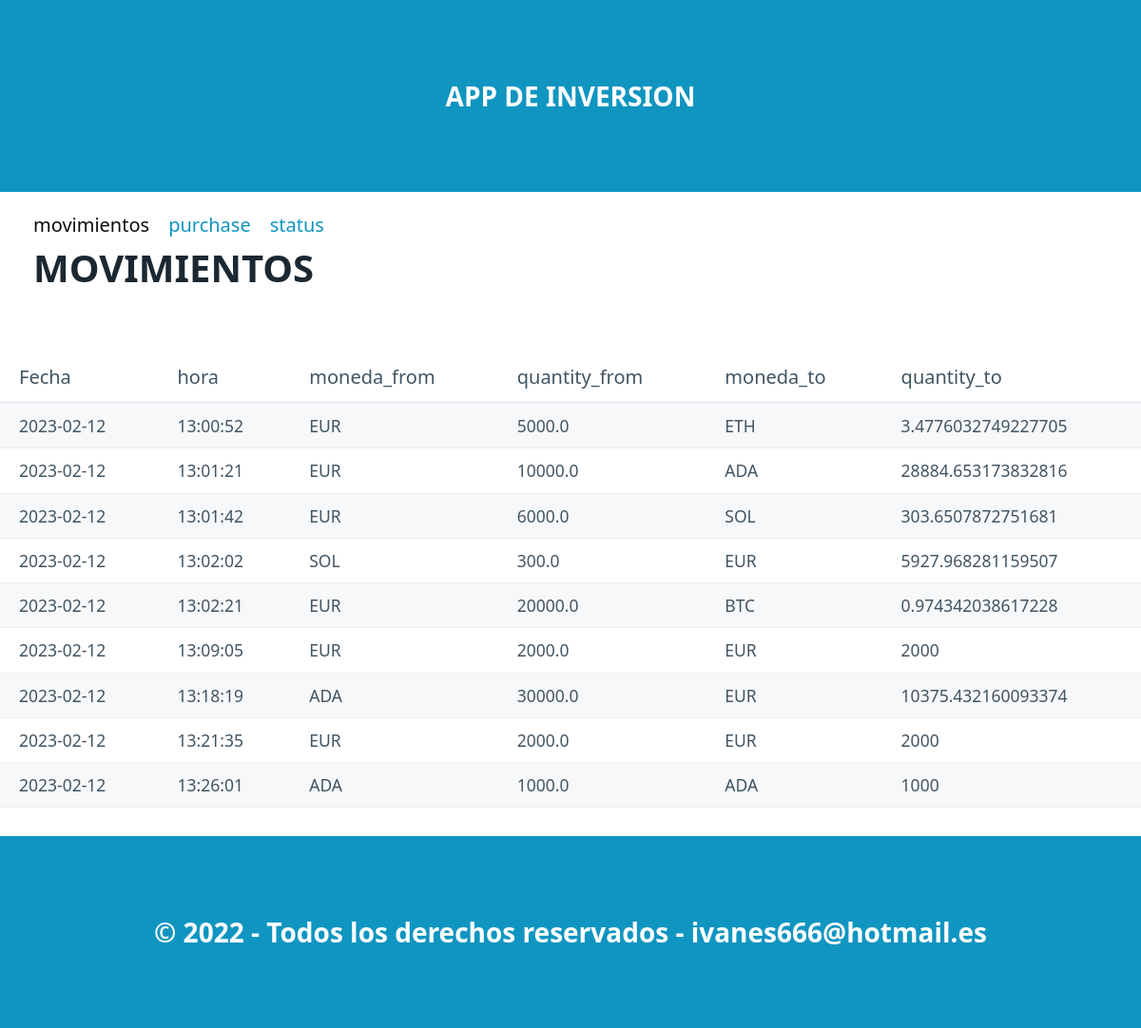
Before: / with the older database file.
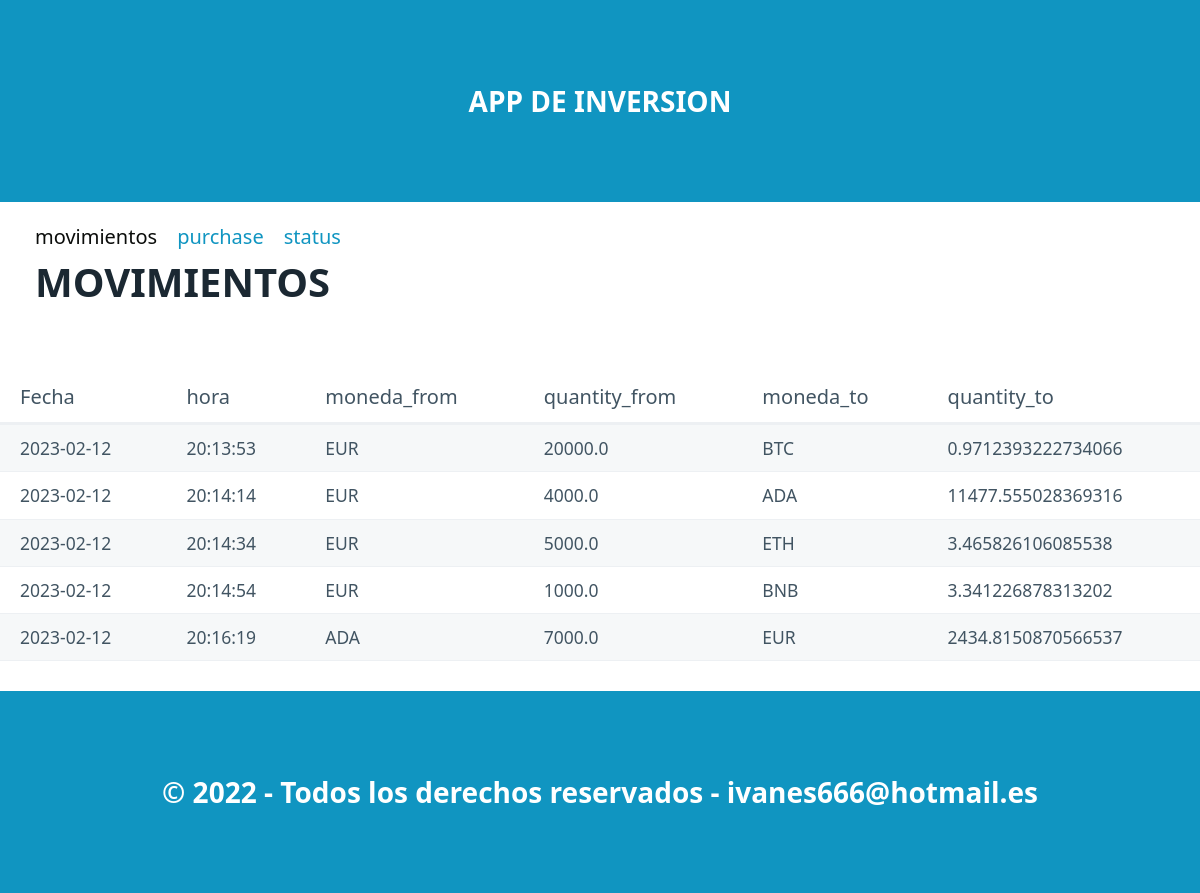
After: the same page with the newer database file.
### tables this page shows
CREATE TABLE "inversiones" (
	"id"	INTEGER,
	"date"	TEXT NOT NULL,
	"time"	TEXT NOT NULL,
	"Moneda_from"	TEXT NOT NULL,
	"Quantity_from"	REAL NOT NULL,
	"Moneda_to"	TEXT NOT NULL,
	"Quantity_to"	INTEGER NOT NULL,
	PRIMARY KEY("id" AUTOINCREMENT)
);

### registro_ig/routes.py (the view)
@app.route("/")
def index():
    datos = select_all()
    return render_template("index.html",pageTitle="Listas",data=datos)

### registro_ig/models.py (called while the page is built)
def select_all():
    connect = Conexion("select date,time,moneda_from,quantity_from,moneda_to,quantity_to from inversiones;")
    filas = connect.res.fetchall()
    columnas= connect.res.description
    resultado =[]   #lista para guadar diccionario
    for fila in filas:
        dato={}   #diccionario para cada registro
        posicion=0   #posicion de columna
        for campo in columnas:
            dato[campo[0]]=fila[posicion]
            posicion += 1
        resultado.append(dato)
    connect.con.close()
    return resultado

### registro_ig/templates/index.html (shortened to what this page needs)
{% extends "base.html" %}
{% block section %}
    <nav class="container">
    <section class="container">
            <ul>
            <li><a  class="inactivo">movimientos</a></li>
            <li><a href="/purchase">purchase</a></li>
            <li><a href="/status">status</a></li>
            </ul>
    </nav>
    <nav class="container">
    <h1>MOVIMIENTOS</h1>
    </nav>
        <table role="grid">
                <thead>
                    <tr>
                        <th>Fecha</th>
                        <th>hora</th>
                        <th>moneda_from</th>
                        <th>quantity_from</th>
                        <th>moneda_to</th>
                        <th>quantity_to</th>
                    </tr>
                </thead>
                <tbody>
                    {% if data==[] %}
                        <h1>No hay movimientos</h1>
                    {% else %}
                        {% for item in data %}
                        <tr>
                            <td>{{item.date}}</td>
                            <td>{{item.time}}</td>
                            <td>{{item.Moneda_from}}</td>
                            <td>{{item.Quantity_from}}</td>
                            <td>{{item.Moneda_to}}</td>
                            <td>{{item.Quantity_to}}</td>
                        </tr>
                        {% endfor %}
                    {% endif %}
                </tbody>
        </table>
{% endblock %}

### registro_ig/templates/base.html (shortened to what this page needs)
<!DOCTYPE html>
<html lang="en">
<head>
    <link rel="stylesheet" href="/static/css/pico.css">
    <link rel="stylesheet" href="/static/css/styles.css">
</head>
<body>
     <header>
        <div class="container">
            APP DE INVERSION
        </div>
    </header>
    {% block section %}
    {% endblock %}
    <footer>
        <div class="container">
            &copy; 2022 - Todos los derechos reservados - ivanes666@hotmail.es
        </div>
    </footer>
</body>

### registro_ig/static/css/styles.css (style rules this page uses)
header,footer { background-color: var(--primary); color: var(--primary-inverse); font-size: 1.4em; font-weight: bold; }
body { min-height: 100vh; display: grid; grid-template-rows: auto 50px 1fr auto; margin: 0; }
.inactivo { color:rgb(11, 13, 11); }

Changed rows visible on the page:
removed inversiones: date "2023-02-12", time "13:00:52", Moneda_from "EUR", Quantity_from "5000.0", Moneda_to "ETH", Quantity_to "3.4776032749227705"
removed inversiones: date "2023-02-12", time "13:01:21", Moneda_from "EUR", Quantity_from "10000.0", Moneda_to "ADA", Quantity_to "28884.653173832816"
removed inversiones: date "2023-02-12", time "13:01:42", Moneda_from "EUR", Quantity_from "6000.0", Moneda_to "SOL", Quantity_to "303.6507872751681"
removed inversiones: date "2023-02-12", time "13:02:02", Moneda_from "SOL", Quantity_from "300.0", Moneda_to "EUR", Quantity_to "5927.968281159507"
removed inversiones: date "2023-02-12", time "13:02:21", Moneda_from "EUR", Quantity_from "20000.0", Moneda_to "BTC", Quantity_to "0.974342038617228"
removed inversiones: date "2023-02-12", time "13:09:05", Moneda_from "EUR", Quantity_from "2000.0", Moneda_to "EUR", Quantity_to "2000"
removed inversiones: date "2023-02-12", time "13:18:19", Moneda_from "ADA", Quantity_from "30000.0", Moneda_to "EUR", Quantity_to "10375.432160093374"
removed inversiones: date "2023-02-12", time "13:21:35", Moneda_from "EUR", Quantity_from "2000.0", Moneda_to "EUR", Quantity_to "2000"
removed inversiones: date "2023-02-12", time "13:26:01", Moneda_from "ADA", Quantity_from "1000.0", Moneda_to "ADA", Quantity_to "1000"
added inversiones: date "2023-02-12", time "20:13:53", Moneda_from "EUR", Quantity_from "20000.0", Moneda_to "BTC", Quantity_to "0.9712393222734066"
added inversiones: date "2023-02-12", time "20:14:14", Moneda_from "EUR", Quantity_from "4000.0", Moneda_to "ADA", Quantity_to "11477.555028369316"
added inversiones: date "2023-02-12", time "20:14:34", Moneda_from "EUR", Quantity_from "5000.0", Moneda_to "ETH", Quantity_to "3.465826106085538"
added inversiones: date "2023-02-12", time "20:14:54", Moneda_from "EUR", Quantity_from "1000.0", Moneda_to "BNB", Quantity_to "3.341226878313202"
added inversiones: date "2023-02-12", time "20:16:19", Moneda_from "ADA", Quantity_from "7000.0", Moneda_to "EUR", Quantity_to "2434.8150870566537"
